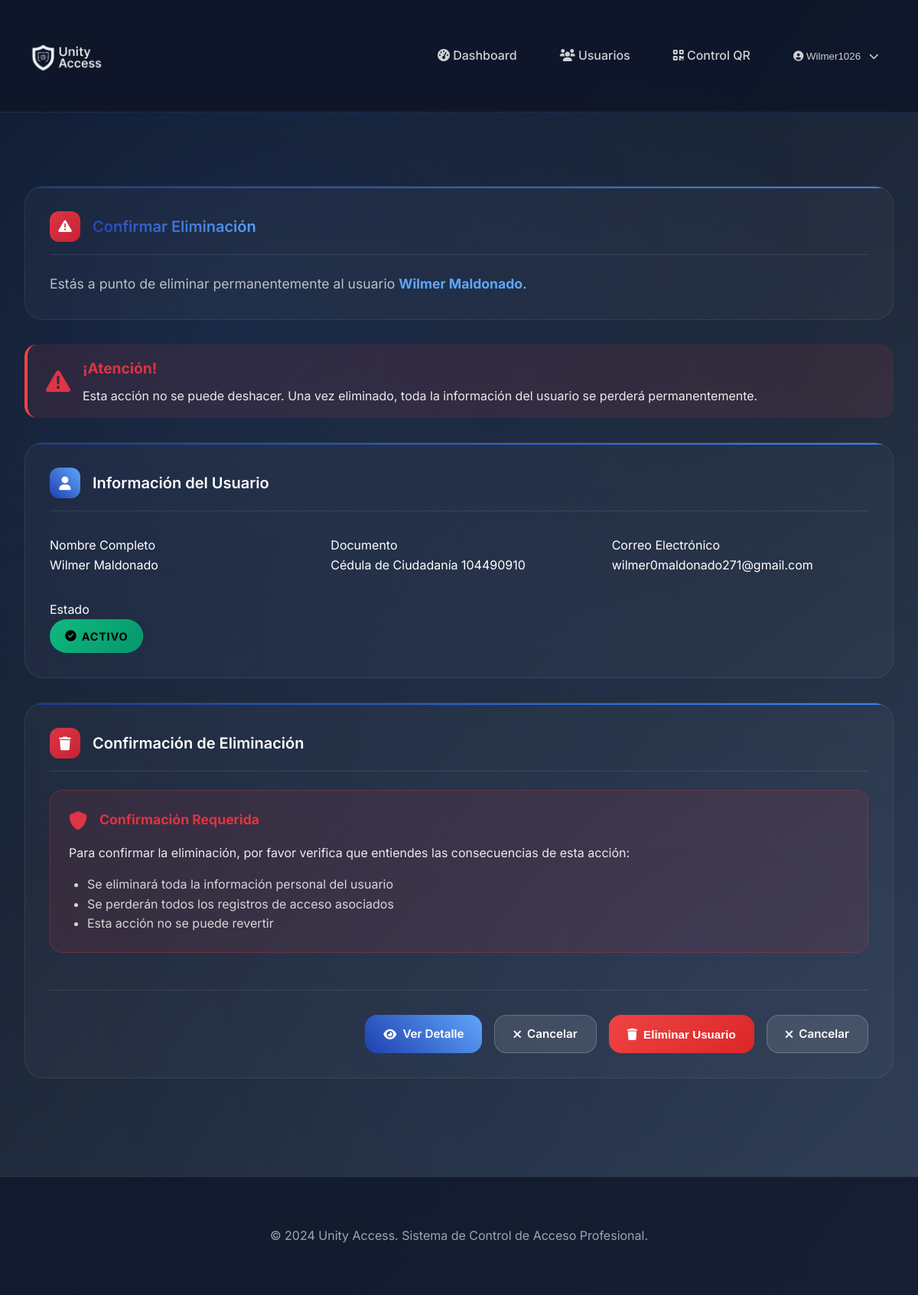
Screenshot of /appi/usuarios/1/eliminar/ (signed in) with the database file from the repository.
### appi/models.py (models this page shows, shortened)
class Usuario(models.Model):
    TIPO_DOCUMENTO_CHOICES = [
        ('CC', 'Cédula de Ciudadanía'),
        ('TI', 'Tarjeta de Identidad'),
        ('CE', 'Cédula de Extranjería'),
        ('PP', 'Pasaporte'),
    ]
    ESTADO_CHOICES = [
        ('activo', 'Activo'),
        ('inactivo', 'Inactivo'),
    ]
    numero_documento = models.CharField(max_length=20, unique=True, verbose_name="Número de Documento")
    tipo_documento = models.CharField(max_length=2, choices=TIPO_DOCUMENTO_CHOICES, default='CC', verbose_name="Tipo de Documento")
    nombres = models.CharField(max_length=100, verbose_name="Nombres")
    apellidos = models.CharField(max_length=100, verbose_name="Apellidos")
    email = models.EmailField(verbose_name="Correo Electrónico")
    telefono = models.CharField(max_length=15, blank=True, null=True, verbose_name="Teléfono")
    estado = models.CharField(max_length=10, choices=ESTADO_CHOICES, default='activo', verbose_name="Estado")
    fecha_registro = models.DateTimeField(auto_now_add=True, verbose_name="Fecha de Registro")
    fecha_actualizacion = models.DateTimeField(auto_now=True, verbose_name="Última Actualización")
    class Meta:
        verbose_name = "Usuario"
        verbose_name_plural = "Usuarios"
        ordering = ['apellidos', 'nombres']
    @property
    def nombre_completo(self):
        return f"{self.nombres} {self.apellidos}"

### appi/views.py (the view)
# urls.py: path('usuarios/<int:id>/eliminar/', views.eliminar_usuario, name='eliminar_usuario'),
@never_cache
@never_cache
@never_cache
@login_required
@user_passes_test(es_administrador)
def eliminar_usuario(request, id):
    usuario = get_object_or_404(Usuario, id=id)
    if request.method == 'POST':
        nombre_completo = usuario.nombre_completo
        usuario.delete()
        messages.success(request, f'Usuario {nombre_completo} eliminado exitosamente.')
        return redirect('appi:lista_usuarios')
    context = {'usuario': usuario}
    return render(request, 'usuarios/eliminar.html', context)

### appi/views.py (called while the page is built)
def es_administrador(user):
    return user.is_authenticated and (user.is_superuser or user.is_staff)

### templates/usuarios/eliminar.html (shortened to what this page needs)
{% extends 'base.html' %}
{% load static %}
{% block content %}
<div class="fade-in-up">
    <div class="content-card">
        <div class="card-header-custom">
            <div class="card-icon-custom" style="background: linear-gradient(135deg, #dc3545, #c82333);">
                <i class="fas fa-exclamation-triangle"></i>
            </div>
            <h1 class="card-title-custom text-gradient">Confirmar Eliminación</h1>
        </div>
        <p style="color: rgba(255, 255, 255, 0.7); font-size: 1.1rem; margin: 0;">
            Estás a punto de eliminar permanentemente al usuario <strong style="color: var(--accent-color);">{{ usuario.nombre_completo }}</strong>.
        </p>
    </div>
    <div class="alert-custom alert-danger-custom" style="margin-bottom: 2rem;">
        <div style="display: flex; align-items: center; gap: 1rem;">
            <i class="fas fa-exclamation-triangle" style="font-size: 2rem; color: #dc3545;"></i>
            <div>
                <h3 style="color: #dc3545; margin: 0 0 0.5rem 0; font-size: 1.2rem;">¡Atención!</h3>
                <p style="margin: 0; color: rgba(255, 255, 255, 0.9);">
                    Esta acción no se puede deshacer. Una vez eliminado, toda la información del usuario se perderá permanentemente.
                </p>
            </div>
        </div>
    </div>
    <div class="content-card">
        <div class="card-header-custom">
            <div class="card-icon-custom">
                <i class="fas fa-user"></i>
            </div>
            <h2 class="card-title-custom">Información del Usuario</h2>
        </div>
        <div style="margin-top: 2rem;">
            <div style="display: grid; grid-template-columns: repeat(auto-fit, minmax(300px, 1fr)); gap: 2rem;">
                <div class="info-item-custom">
                    <label class="info-label-custom">Nombre Completo</label>
                    <div class="info-value-custom">{{ usuario.nombre_completo }}</div>
                </div>
                <div class="info-item-custom">
                    <label class="info-label-custom">Documento</label>
                    <div class="info-value-custom">{{ usuario.get_tipo_documento_display }} {{ usuario.numero_documento }}</div>
                </div>
                <div class="info-item-custom">
                    <label class="info-label-custom">Correo Electrónico</label>
                    <div class="info-value-custom">{{ usuario.email }}</div>
                </div>
                <div class="info-item-custom">
                    <label class="info-label-custom">Estado</label>
                    <div class="info-value-custom">
                        {% if usuario.estado == 'activo' %}
                            <span class="badge-custom badge-success-custom">
                                <i class="fas fa-check-circle"></i>
                                Activo
                            </span>
                        {% else %}
                            <span class="badge-custom badge-danger-custom">
                                <i class="fas fa-times-circle"></i>
                                Inactivo
                            </span>
                        {% endif %}
                    </div>
                </div>
            </div>
        </div>
    </div>
    <div class="content-card">
        <div class="card-header-custom">
            <div class="card-icon-custom" style="background: linear-gradient(135deg, #dc3545, #c82333);">
                <i class="fas fa-trash"></i>
            </div>
            <h2 class="card-title-custom">Confirmación de Eliminación</h2>
        </div>
        <form method="post" class="form-custom js-confirm" data-confirm-title="Eliminar Usuario" data-confirm-text="¿Seguro que deseas eliminar este usuario? Esta acción no se puede deshacer." data-confirm-icon="warning">
            <div style="background: rgba(220, 53, 69, 0.1); border: 1px solid rgba(220, 53, 69, 0.3); border-radius: var(--border-radius); padding: 1.5rem; margin-bottom: 2rem;">
                <div style="display: flex; align-items: center; gap: 1rem; margin-bottom: 1rem;">
                    <i class="fas fa-shield-alt" style="color: #dc3545; font-size: 1.5rem;"></i>
                    <h3 style="color: #dc3545; margin: 0; font-size: 1.1rem;">Confirmación Requerida</h3>
                </div>
                <p style="margin: 0; color: rgba(255, 255, 255, 0.9); line-height: 1.6;">
                    Para confirmar la eliminación, por favor verifica que entiendes las consecuencias de esta acción:
                </p>
                <ul style="margin: 1rem 0 0 1.5rem; color: rgba(255, 255, 255, 0.8);">
                    <li>Se eliminará toda la información personal del usuario</li>
                    <li>Se perderán todos los registros de acceso asociados</li>
                    <li>Esta acción no se puede revertir</li>
                </ul>
            </div>
            <div style="display: flex; justify-content: flex-end; gap: 1rem; margin-top: 3rem; padding-top: 2rem; border-top: 1px solid rgba(255, 255, 255, 0.1);">
                <a href="{% url 'appi:detalle_usuario' usuario.id %}" class="btn-custom btn-info-custom hover-lift">
                    <i class="fas fa-eye"></i>
                    Ver Detalle
                </a>
                <a href="{% url 'appi:lista_usuarios' %}" class="btn-custom btn-secondary-custom hover-lift">
                    <i class="fas fa-times"></i>
                    Cancelar
                </a>
                <button type="submit" class="btn-custom btn-danger-custom hover-lift">
                    <i class="fas fa-trash"></i>
                    Eliminar Usuario
                </button>
                <a href="{% url 'appi:detalle_usuario' usuario.id %}" class="btn-custom btn-secondary-custom">
                    <i class="fas fa-times"></i>
                    Cancelar
                </a>
            </div>
        </form>
    </div>
</div>
{% endblock %}

### templates/base.html (shortened to what this page needs)
<!DOCTYPE html>
<html lang="es">
<head>
    <link href="https://cdnjs.cloudflare.com/ajax/libs/font-awesome/6.0.0/css/all.min.css" rel="stylesheet">
    {% load static %}
    <link href="{% static 'css/style.css' %}" rel="stylesheet">
</head>
<body>
    {% if user.is_authenticated %}
    <nav class="navbar-custom">
        <div class="main-container">
            <div style="display: flex; align-items: center; justify-content: space-between; width: 100%;">
                <a class="navbar-brand-custom" href="{% url 'appi:dashboard' %}">
                    <img src="{% static 'imagen/logo.png' %}" alt="Unity Access Logo" class="brand-logo">
                </a>
                <div style="display: flex;  align-items: center; gap: 1rem;">
                    <a  style="text-decoration: none;" class="nav-link-custom" href="{% url 'appi:dashboard' %}">
                        <i class="fas fa-tachometer-alt"></i>
                        Dashboard
                    </a>
                    <a style="text-decoration: none;"  class="nav-link-custom" href="{% url 'appi:lista_usuarios' %}">
                        <i class="fas fa-users"></i>
                        Usuarios
                    </a>
                    <a style="text-decoration: none;"  class="nav-link-custom" href="{% url 'appi:control_qr' %}" onclick="window.open(this.href, 'QRScannerWindow', 'width=1000,height=800,scrollbars=yes,resizable=yes'); return false;">
                        <i class="fas fa-qrcode"></i>
                        Control QR
                    </a>
                    <div style="position: relative; display: inline-block;">
                        <button class="nav-link-custom" style="background: none; border: none; cursor: pointer;" onclick="toggleDropdown()">
                            <i class="fas fa-user-circle"></i>
                            {{ user.username }}
                            <i class="fas fa-chevron-down" style="margin-left: 0.5rem; font-size: 0.8rem;"></i>
                        </button>
                    </div>
                </div>
            </div>
        </div>
    </nav>
    {% endif %}
    <div class="main-container">
    </div>
    <main class="main-container fade-in-up">
        {% block content %}{% endblock %}
    </main>
    <footer class="footer-custom">
        <div class="main-container">
            <p>&copy; 2024 Unity Access. Sistema de Control de Acceso Profesional.</p>
        </div>
    </footer>
</body>
</html>

### rows the page displays
Usuario: nombre_completo "Wilmer Maldonado", tipo_documento "Cédula de Ciudadanía", numero_documento "104490910", email "wilmer0maldonado271@gmail.com"

### other values shown
{{ user.username }} "Wilmer1026"
